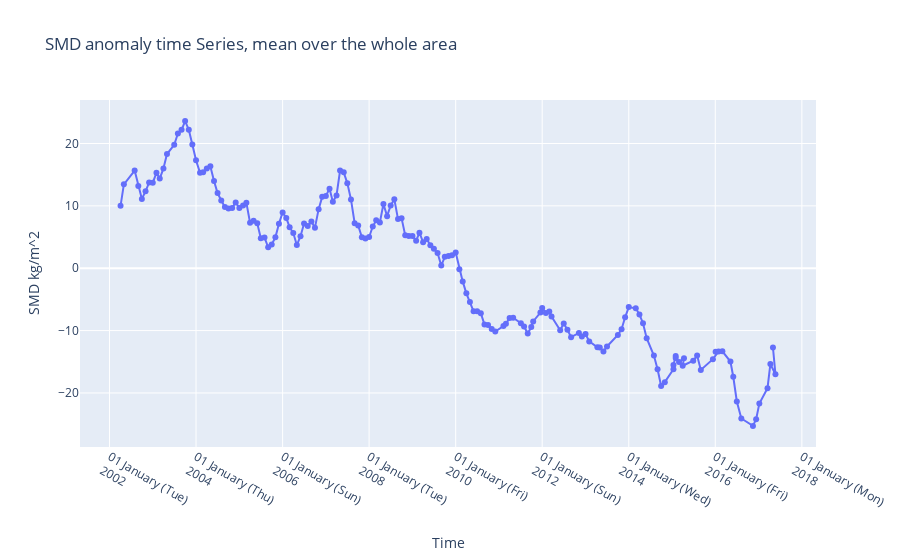

Here is the notebook cell this chart was saved with:
### Markdown cell above
### Analyse the mean SMD anomaly over whole Greenland

### Code cell
data_mean_smd = []
for i in range(len(smd["smd_anomaly"])):
    data_mean_smd.append([smd["header_info"][i]["Start date"].year+smd["header_info"][i]["Start date"].month/12-2002,
                     np.mean(smd["smd_anomaly"][i]),
                     smd["header_info"][i]["Start date"]])

data_mean_smd = np.array(data_mean_smd)
data_mean_smd = data_mean_smd[np.argsort(data_mean_smd[:, 0]), :]

fig = go.Figure()

fig.add_trace(go.Scatter(x=data_mean_smd[:, 2], y=smooth(data_mean_smd[:, 1], 4),
                         mode='lines+markers', name="SMD anomaly from data"))
fig.update_layout(
    title = 'SMD anomaly time Series, mean over the whole area',
    xaxis_tickformat = '%d %B (%a)<br>%Y',
    yaxis_title = "SMD kg/m^2",
    xaxis_title = "Time"
)
fig.show()

### Figure 1 — Plotly figure (JSON) as saved in the notebook; plotly's stock layout.template omitted (floating-point values rounded to 4 significant figures; data arrays with more than 128 entries replaced by an {"elided": "..."} marker saying what was removed)
{"data": [{"mode": "lines+markers", "name": "SMD anomaly from data", "type": "scatter", "x": {"elided": "165 str values"}, "y": {"elided": "165 float values"}}], "layout": {"title": {"text": "SMD anomaly time Series, mean over the whole area"}, "xaxis": {"tickformat": "%d %B (%a)<br>%Y", "title": {"text": "Time"}}, "yaxis": {"title": {"text": "SMD kg/m^2"}}}}
